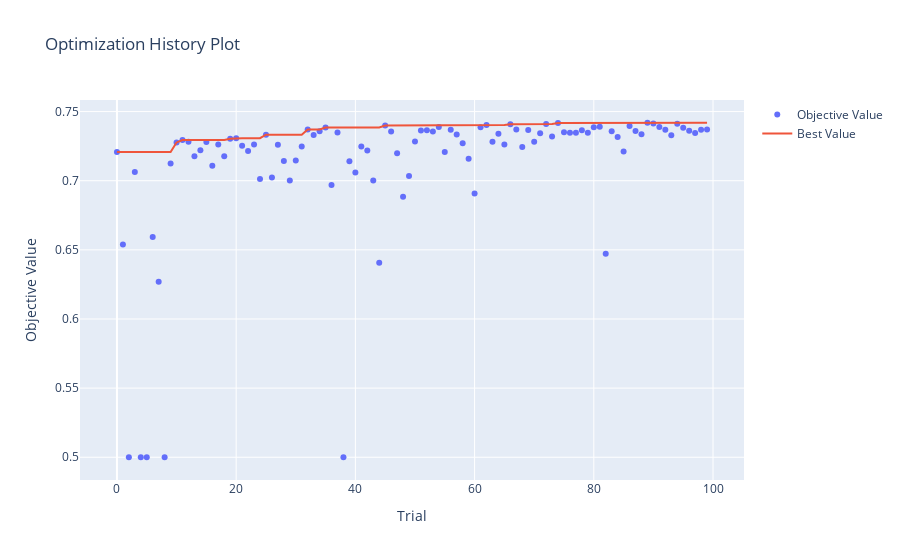

Notebook code cell kept with this figure:
### Markdown cell above
#### Visualización de los trials

### Code cell
plot_optimization_history(study)
